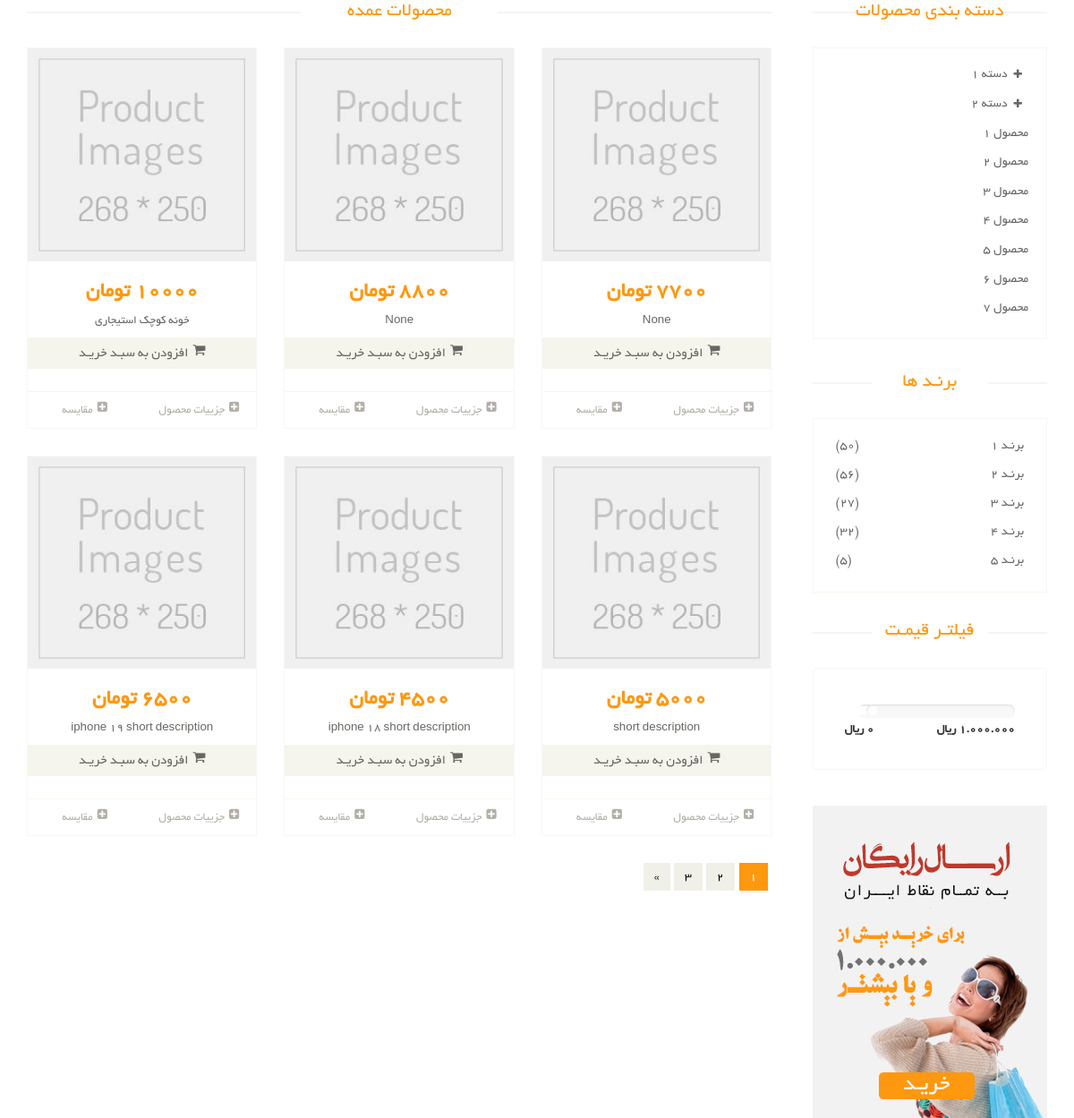
The page /eshop/ on the database as committed earlier.
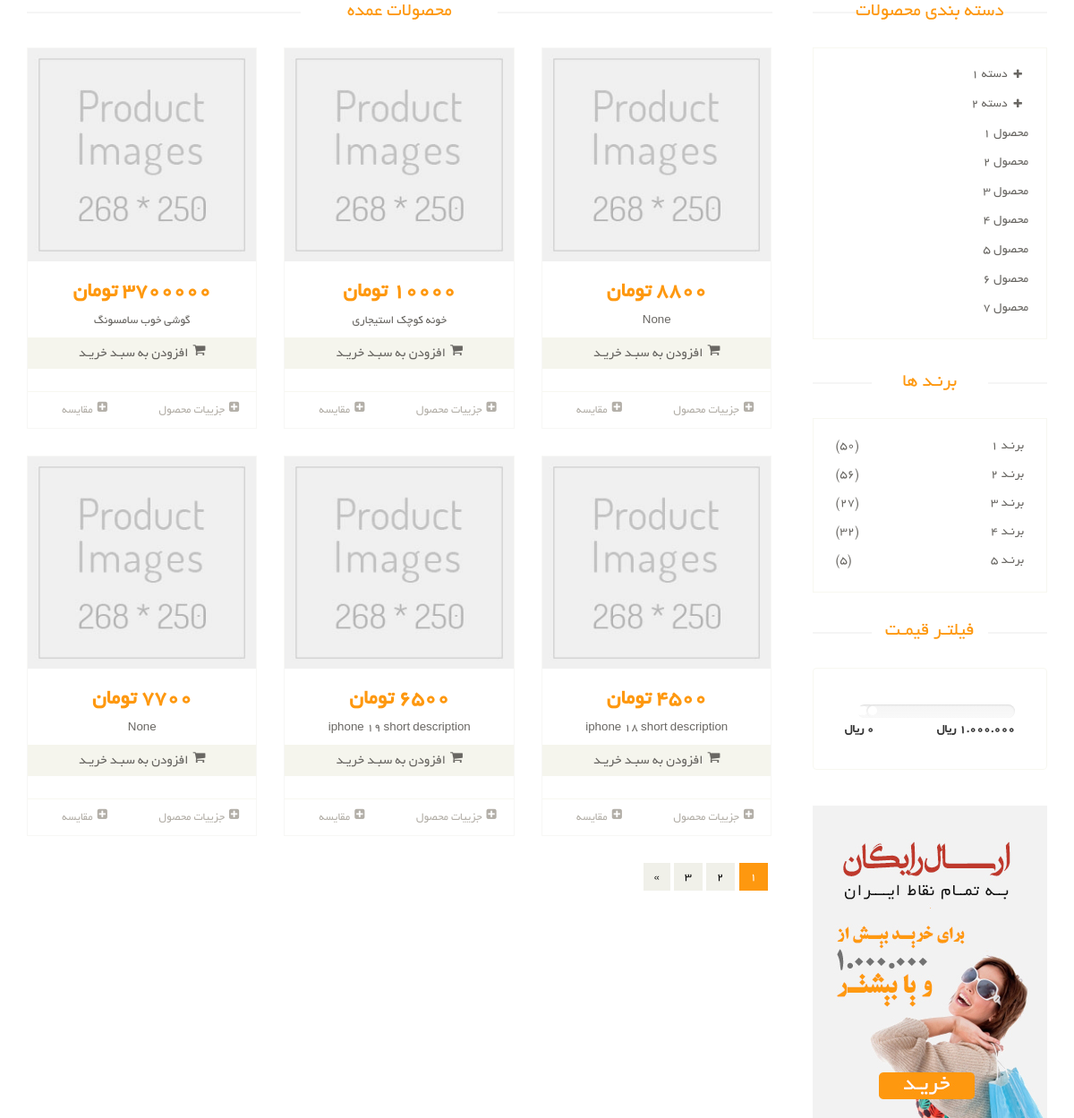
The same page on the database as committed later.
### eshop/models.py (models this page shows, shortened)
class Product(models.Model):
    name = models.CharField(max_length=200, verbose_name="نام محصول", unique=True)
    price = models.IntegerField(verbose_name="قیمت")
    short_description = models.CharField(max_length=300, null=True, blank=True, verbose_name='توضیحات کوتاه')
    description = models.TextField(null=True, blank=True, verbose_name='توضیحات مفصل')
    categories = models.ManyToManyField(ProductCategory, verbose_name='دسته بندی ها', related_name='categories')
    brand = models.ForeignKey(ProductBrand,on_delete=models.CASCADE, verbose_name='برند', null=True, blank=True)
    hashtags = models.ManyToManyField(HashtagP, verbose_name='هشتگ ها', related_name='hashtags')
    slug = models.SlugField(default='', null=False, verbose_name='url محصول', max_length=200, unique=True)
    is_active = models.BooleanField(default=False, verbose_name='فعال/غیرفعال')
    is_delete = models.BooleanField(default=False, verbose_name='حذف شده/نشده')
    class Meta:
        verbose_name = 'محصول'
        verbose_name_plural = 'محصولات'

### eshop/views.py (the view)
# urls.py: path('', views.product_list, name='product_list'),
def product_list(request):
    products = Product.objects.all().order_by('-id')[:6]
    return render(request, 'eshop/product_list.html', {
        'products': products,
    })

### eshop/templates/eshop/product_list.html (shortened to what this page needs)
{% extends 'shared/base_layout.html' %}
{% load static %}
{% block content %}
<section>
		<div class="container">
			<div class="row">
				<div class="col-sm-9 padding-right">
					<div class="features_items">
						<h2 class="title text-center">محصولات عمده</h2>
                        {% for product in products %}
                            {% include 'partials/product_item_partial.html' with product=product %}
                        {% endfor %}
                        <div class="clearfix"></div>
						<ul class="pagination">
							<li class="active"><a href="">1</a></li>
							<li><a href="">2</a></li>
							<li><a href="">3</a></li>
							<li><a href="">»</a></li>
						</ul>
					</div>
				</div>
				<div class="col-sm-3">
					<div class="left-sidebar">
						<h2>دسته بندی محصولات</h2>
						<div class="panel-group category-products" id="accordian">
							<div class="panel panel-default">
								<div class="panel-heading">
									<h4 class="panel-title">
										<a data-toggle="collapse" data-parent="#accordian" href="#sportswear">
											<span class="badge pull-right"><i class="fa fa-plus"></i></span>
											دسته 1
										</a>
									</h4>
								</div>
							</div>
							<div class="panel panel-default">
								<div class="panel-heading">
									<h4 class="panel-title">
										<a data-toggle="collapse" data-parent="#accordian" href="#mens">
											<span class="badge pull-right"><i class="fa fa-plus"></i></span>
											دسته 2
										</a>
									</h4>
								</div>
							</div>
							<div class="panel panel-default">
								<div class="panel-heading">
									<h4 class="panel-title"><a href="#">محصول 1</a></h4>
								</div>
							</div>
							<div class="panel panel-default">
								<div class="panel-heading">
									<h4 class="panel-title"><a href="#">محصول 2</a></h4>
								</div>
							</div>
							<div class="panel panel-default">
								<div class="panel-heading">
									<h4 class="panel-title"><a href="#">محصول 3</a></h4>
								</div>
							</div>
							<div class="panel panel-default">
								<div class="panel-heading">
									<h4 class="panel-title"><a href="#">محصول 4</a></h4>
								</div>
							</div>
							<div class="panel panel-default">
								<div class="panel-heading">
									<h4 class="panel-title"><a href="#">محصول 5</a></h4>
								</div>
							</div>
							<div class="panel panel-default">
								<div class="panel-heading">
									<h4 class="panel-title"><a href="#">محصول 6</a></h4>
								</div>
							</div>
							<div class="panel panel-default">
								<div class="panel-heading">
									<h4 class="panel-title"><a href="#">محصول 7</a></h4>
								</div>
							</div>
						</div>
						<div class="brands_products">
							<h2>برنـد ها</h2>
							<div class="brands-name">
								<ul class="nav nav-pills nav-stacked">
									<li><a href=""> <span class="pull-left">(50)</span>برنـد 1</a></li>
									<li><a href=""> <span class="pull-left">(56)</span>برنـد 2</a></li>
									<li><a href=""> <span class="pull-left">(27)</span>برنـد 3</a></li>
									<li><a href=""> <span class="pull-left">(32)</span>برنـد 4</a></li>
									<li><a href=""> <span class="pull-left">(5)</span>برنـد 5</a></li>
								</ul>
							</div>
						</div>
						<div class="price-range">
							<h2>فیلتـر قیمـت</h2>
							<div class="well">
								 <div class="slider slider-horizontal" style="width: 176px;"><div class="slider-track"><div class="slider-handle round" style="left: 0.045%;"></div></div></div><br>
								 <b>1.000.000 ريال</b> <b class="pull-left">0 ريال</b>
							</div>
						</div>
						<div class="shipping text-center">
							<img src="/static/images/home/shipping.jpg" alt="">
						</div>
					</div>
				</div>
			</div>
		</div>
	</section>
{% endblock %}

### eshop/templates/partials/product_item_partial.html (shortened to what this page needs)
<div class="col-sm-4">
    <div class="product-image-wrapper">
        <div class="single-products">
            <div class="productinfo text-center">
                <img src="/static/images/shop/product.jpg" alt="">
                <h2>{{ product.price }} تومان</h2>
                <p>{{ product.short_description }}</p>
                <a href="#" class="btn btn-default add-to-cart"><i class="fa fa-shopping-cart"></i>افزودن به سبـد خریـد</a>
            </div>
            <div class="product-overlay">
                <div class="overlay-content">
                </div>
            </div>
        </div>
        <div class="choose">
            <ul class="nav nav-pills nav-justified">
                <li><a href="{% url 'product_detail' slug=product.slug %}"><i class="fa fa-plus-square"></i>جزییات محصول</a>
                </li>
                <li><a href=""><i class="fa fa-plus-square"></i>مقایسه</a></li>
            </ul>
        </div>
    </div>
</div>

Rows that differ between the two databases and show on the page:
no longer on this page (row unchanged): Product: price "5000", short_description "short description"
added Product: price "3700000", short_description "گوشی خوب سامسونگ"
